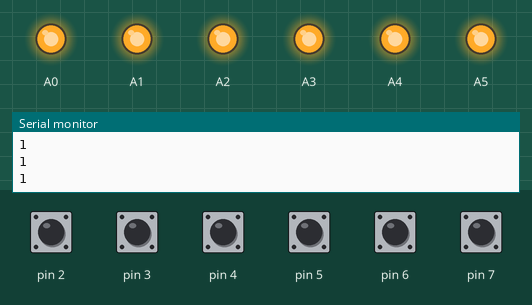
Bench run of a sketch on a simulated Arduino Uno, built with avr-gcc and run on an emulated ATmega328P. On the bench: output pins drawn as LEDs (lit = HIGH), the last lines printed to the serial monitor. The inputs (shaded band) are chosen by the test bench; at power-on: pin 2–7 HIGH.

Above: at 2.0 s.
2.1 s: pin 2 pulled LOW for 0.75 s
At 3.4 s:
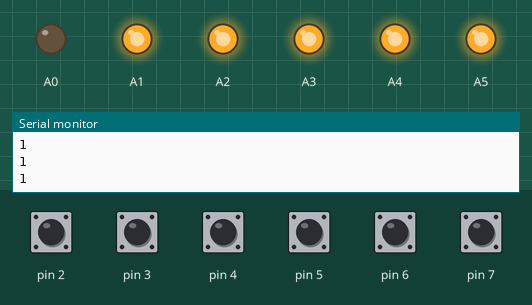
5.2 s: pin 6 pulled LOW for 0.75 s
At 5.8 s:
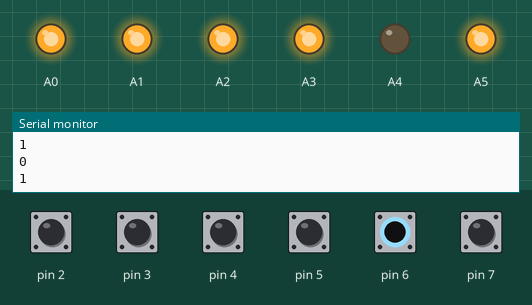
8.0 s: pin 3 pulled LOW for 0.75 s
At 9.5 s:
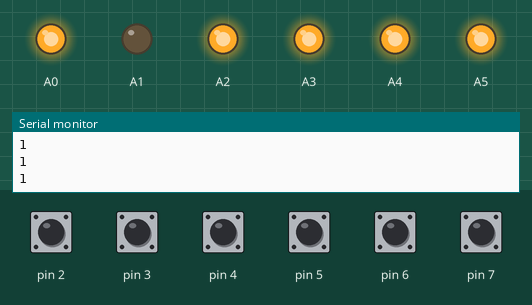
11.3 s: pin 7 pulled LOW for 0.75 s
At 11.7 s:
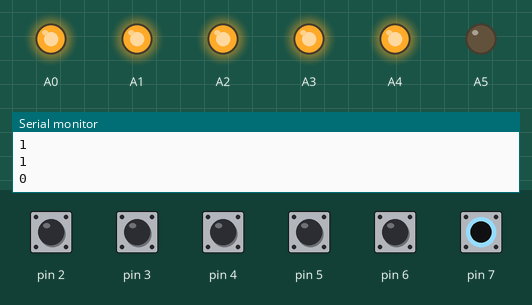
14.1 s: pin 4 pulled LOW for 0.75 s
At 15.5 s:
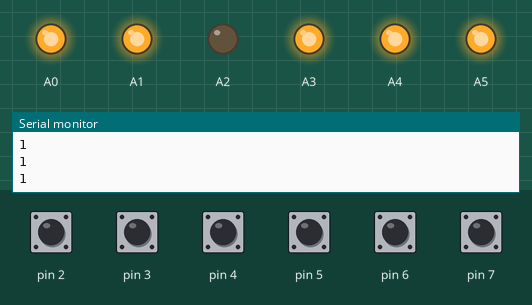
17.4 s: pin 5 pulled LOW for 1 s
At 19.3 s:
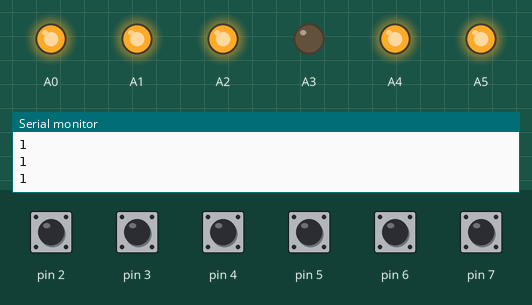
Timing chart, 0 to 21.1 s (numbered marks = the images above; inputs shaded):
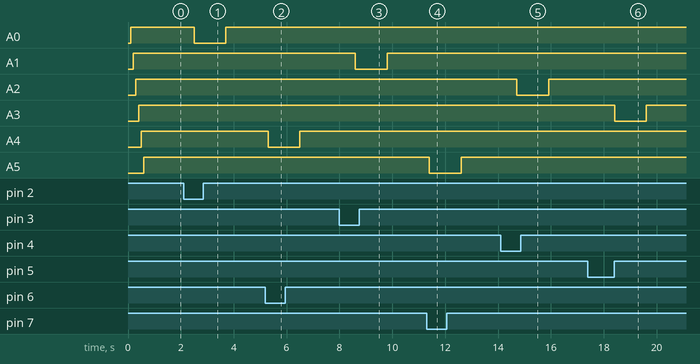

Measured:
- after the input at 2.1 s, A0: HIGH → LOW after 0.40 s, → HIGH 1.2 s later
- after the input at 5.2 s, A4: HIGH → LOW after 0.10 s, → HIGH 1.2 s later
- after the input at 8.0 s, A1: HIGH → LOW after 0.61 s, → HIGH 1.2 s later
- after the input at 11.3 s, A5: HIGH → LOW after 0.11 s, → HIGH 1.2 s later
- after the input at 14.1 s, A2: HIGH → LOW after 0.61 s, → HIGH 1.2 s later
- after the input at 17.4 s, A3: HIGH → LOW after 1.0 s, → HIGH 1.2 s later

The sketch:

Relay_Control.ino
```cpp
void setup() {
  // put your setup code here, to run once:
  Serial.begin(9600);
  //INPUT PINS
  pinMode(2,INPUT);
  digitalWrite(2,HIGH);
  pinMode(3,INPUT);
  digitalWrite(3,HIGH);
  pinMode(4,INPUT);
  digitalWrite(4,HIGH);
  pinMode(5,INPUT);
  digitalWrite(5,HIGH);
  pinMode(6,INPUT);
  digitalWrite(6,HIGH);
  pinMode(7,INPUT);
  digitalWrite(7,HIGH);


  //outputPINS
  pinMode(A0,OUTPUT);
  pinMode(A1,OUTPUT);
  pinMode(A2,OUTPUT);
  pinMode(A3,OUTPUT);
  pinMode(A4,OUTPUT);
  pinMode(A5,OUTPUT);
  Serial.begin(9600);

}

void loop() {
  // put your main code here, to run repeatedly:
  int val = digitalRead(2);
  delay(100);
  digitalWrite(A0,val);
  val = digitalRead(3);
  delay(100);
  digitalWrite(A1,val);
  val = digitalRead(4);
  delay(100);
  digitalWrite(A2,val);
  val = digitalRead(5);
  delay(100);
  digitalWrite(A3,val);
  val = digitalRead(6);
  delay(100);
  digitalWrite(A4,val);
  val = digitalRead(7);
  delay(100);
  digitalWrite(A5,val);
  delay(100);

  Serial.println("Values:");
  Serial.println(digitalRead(2));
  Serial.println(digitalRead(3));
  Serial.println(digitalRead(4));
  Serial.println(digitalRead(5));
  Serial.println(digitalRead(6));
  Serial.println(digitalRead(7));
  delay(500);
}
```
